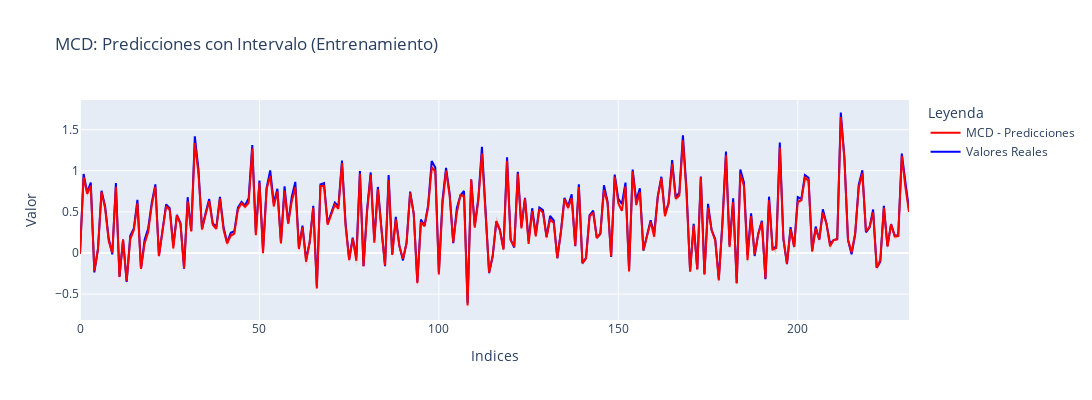
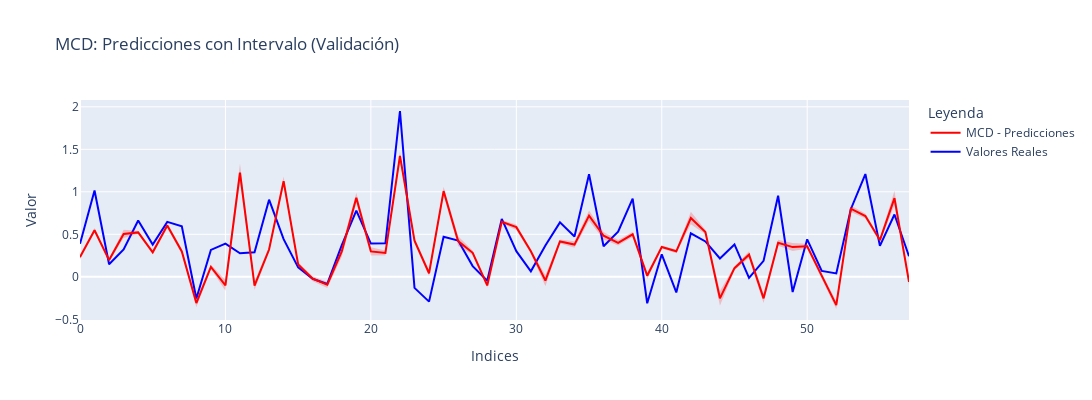

Notebook code for these charts, in order:
### Code cell
# Graficar resultados con intervalo de confianza
dh.plot_with_confidence_interval(
    (y_train_mo, 'Valores Reales'),
    (y_pred_train_mo, y_pred_train_mo - 1.96 * y_pred_train_std, y_pred_train_mo + 1.96 * y_pred_train_std, 'MCD - Predicciones'),
    title='MCD: Predicciones con Intervalo (Entrenamiento)',
    size=(1200, 400)
)

dh.plot_with_confidence_interval(
    (y_val_mo, 'Valores Reales'),
    (y_pred_val_mo, y_pred_val_mo - 1.96 * y_pred_val_std, y_pred_val_mo + 1.96 * y_pred_val_std, 'MCD - Predicciones'),
    title='MCD: Predicciones con Intervalo (Validación)',
    size=(1200, 400)
)

### Figure 1 — Plotly figure (JSON) as saved in the notebook; plotly's stock layout.template omitted (floating-point values rounded to 4 significant figures; data arrays with more than 128 entries replaced by an {"elided": "..."} marker saying what was removed)
{"data": [{"line": {"color": "blue"}, "mode": "lines", "name": "Valores Reales", "type": "scatter", "x": {"elided": "232 int values"}, "y": {"elided": "232 float values"}}, {"line": {"color": "red"}, "mode": "lines", "name": "MCD - Predicciones", "type": "scatter", "x": {"elided": "232 int values"}, "y": {"elided": "232 float values"}}, {"line": {"width": 0}, "mode": "lines", "showlegend": false, "type": "scatter", "x": {"elided": "232 int values"}, "y": {"elided": "232 float values"}}, {"fill": "tonexty", "fillcolor": "rgba(255, 0, 0, 0.2)", "line": {"width": 0}, "mode": "lines", "name": "Intervalo de Confianza", "showlegend": false, "type": "scatter", "x": {"elided": "232 int values"}, "y": {"elided": "232 float values"}}], "layout": {"height": 400, "legend": {"title": {"text": "Leyenda"}}, "showlegend": true, "title": {"text": "MCD: Predicciones con Intervalo (Entrenamiento)"}, "width": 1200, "xaxis": {"title": {"text": "Indices"}}, "yaxis": {"title": {"text": "Valor"}}}}

### Figure 2 — Plotly figure (JSON) as saved in the notebook; plotly's stock layout.template omitted (floating-point values rounded to 4 significant figures)
{"data": [{"line": {"color": "blue"}, "mode": "lines", "name": "Valores Reales", "type": "scatter", "x": [0, 1, 2, 3, 4, 5, 6, 7, 8, 9, 10, 11, 12, 13, 14, 15, 16, 17, 18, 19, 20, 21, 22, 23, 24, 25, 26, 27, 28, 29, 30, 31, 32, 33, 34, 35, 36, 37, 38, 39, 40, 41, 42, 43, 44, 45, 46, 47, 48, 49, 50, 51, 52, 53, 54, 55, 56, 57], "y": [0.3884, 1.016, 0.1472, 0.3233, 0.6631, 0.3795, 0.6459, 0.595, -0.2556, 0.3167, 0.3913, 0.2772, 0.2885, 0.9075, 0.4429, 0.111, -0.02264, -0.08305, 0.3736, 0.7778, 0.3908, 0.3938, 1.95, -0.13, -0.2916, 0.4703, 0.4272, 0.1262, -0.04646, 0.6815, 0.3014, 0.06431, 0.3689, 0.6403, 0.4742, 1.206, 0.3597, 0.5303, 0.9202, -0.3108, 0.2645, -0.1833, 0.5118, 0.416, 0.2161, 0.3812, -0.01132, 0.1877, 0.9535, -0.1783, 0.4408, 0.07009, 0.04022, 0.7956, 1.209, 0.3644, 0.7327, 0.242]}, {"line": {"color": "red"}, "mode": "lines", "name": "MCD - Predicciones", "type": "scatter", "x": [0, 1, 2, 3, 4, 5, 6, 7, 8, 9, 10, 11, 12, 13, 14, 15, 16, 17, 18, 19, 20, 21, 22, 23, 24, 25, 26, 27, 28, 29, 30, 31, 32, 33, 34, 35, 36, 37, 38, 39, 40, 41, 42, 43, 44, 45, 46, 47, 48, 49, 50, 51, 52, 53, 54, 55, 56, 57], "y": [0.2316, 0.5485, 0.1967, 0.5043, 0.5225, 0.2885, 0.6025, 0.298, -0.3084, 0.1172, -0.1007, 1.226, -0.1048, 0.3214, 1.125, 0.1456, -0.02263, -0.0939, 0.3001, 0.9307, 0.2989, 0.2809, 1.422, 0.4254, 0.04184, 1.008, 0.4197, 0.2826, -0.1015, 0.6479, 0.5845, 0.2997, -0.04405, 0.4153, 0.379, 0.7202, 0.4834, 0.4002, 0.4998, 0.01349, 0.3511, 0.3005, 0.6916, 0.5274, -0.2527, 0.1019, 0.2608, -0.2529, 0.4004, 0.3497, 0.3592, 0.007489, -0.3335, 0.8014, 0.7143, 0.4326, 0.9261, -0.05994]}, {"line": {"width": 0}, "mode": "lines", "showlegend": false, "type": "scatter", "x": [0, 1, 2, 3, 4, 5, 6, 7, 8, 9, 10, 11, 12, 13, 14, 15, 16, 17, 18, 19, 20, 21, 22, 23, 24, 25, 26, 27, 28, 29, 30, 31, 32, 33, 34, 35, 36, 37, 38, 39, 40, 41, 42, 43, 44, 45, 46, 47, 48, 49, 50, 51, 52, 53, 54, 55, 56, 57], "y": [0.2583, 0.573, 0.2198, 0.5527, 0.5417, 0.3088, 0.6296, 0.3286, -0.2589, 0.1437, -0.03698, 1.333, -0.05363, 0.353, 1.18, 0.1721, 0.006193, -0.05703, 0.3634, 0.9893, 0.3478, 0.311, 1.476, 0.4572, 0.07456, 1.061, 0.4763, 0.3099, -0.07411, 0.6687, 0.6167, 0.325, 0.02269, 0.4399, 0.4173, 0.7802, 0.5286, 0.4333, 0.53, 0.05127, 0.3692, 0.3224, 0.766, 0.5531, -0.1658, 0.1258, 0.2999, -0.1968, 0.435, 0.397, 0.3886, 0.0421, -0.2887, 0.8391, 0.744, 0.4575, 1.012, -0.01973]}, {"fill": "tonexty", "fillcolor": "rgba(255, 0, 0, 0.2)", "line": {"width": 0}, "mode": "lines", "name": "Intervalo de Confianza", "showlegend": false, "type": "scatter", "x": [0, 1, 2, 3, 4, 5, 6, 7, 8, 9, 10, 11, 12, 13, 14, 15, 16, 17, 18, 19, 20, 21, 22, 23, 24, 25, 26, 27, 28, 29, 30, 31, 32, 33, 34, 35, 36, 37, 38, 39, 40, 41, 42, 43, 44, 45, 46, 47, 48, 49, 50, 51, 52, 53, 54, 55, 56, 57], "y": [0.205, 0.524, 0.1737, 0.4559, 0.5032, 0.2683, 0.5754, 0.2673, -0.3578, 0.09059, -0.1644, 1.119, -0.156, 0.2898, 1.07, 0.119, -0.05145, -0.1308, 0.2368, 0.8722, 0.2501, 0.2507, 1.369, 0.3937, 0.009119, 0.9562, 0.3631, 0.2553, -0.1288, 0.6271, 0.5522, 0.2745, -0.1108, 0.3907, 0.3408, 0.6602, 0.4382, 0.3671, 0.4695, -0.02429, 0.3331, 0.2786, 0.6171, 0.5016, -0.3396, 0.07802, 0.2217, -0.3091, 0.3658, 0.3025, 0.3299, -0.02712, -0.3784, 0.7637, 0.6846, 0.4076, 0.8405, -0.1002]}], "layout": {"height": 400, "legend": {"title": {"text": "Leyenda"}}, "showlegend": true, "title": {"text": "MCD: Predicciones con Intervalo (Validación)"}, "width": 1200, "xaxis": {"title": {"text": "Indices"}}, "yaxis": {"title": {"text": "Valor"}}}}
